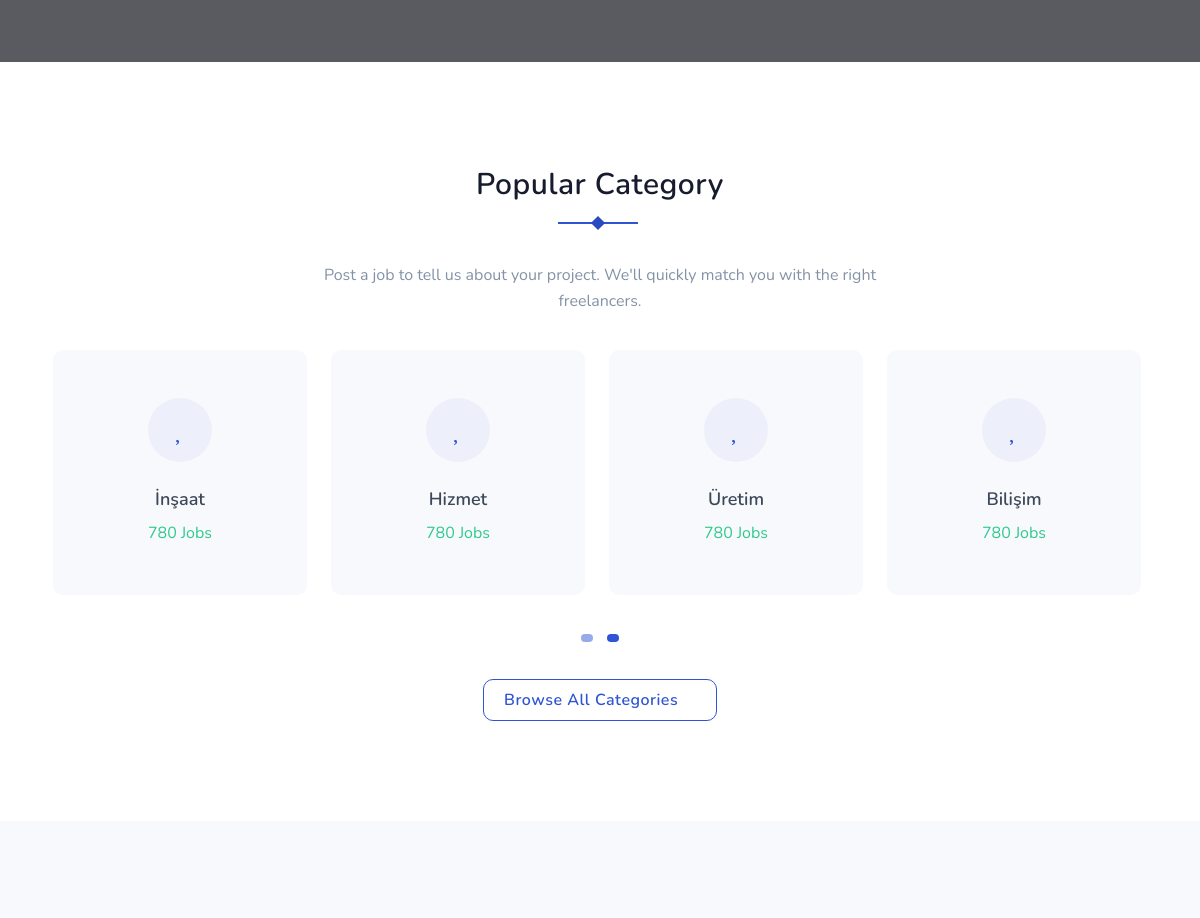
Before: / (middle part) with the older database file.
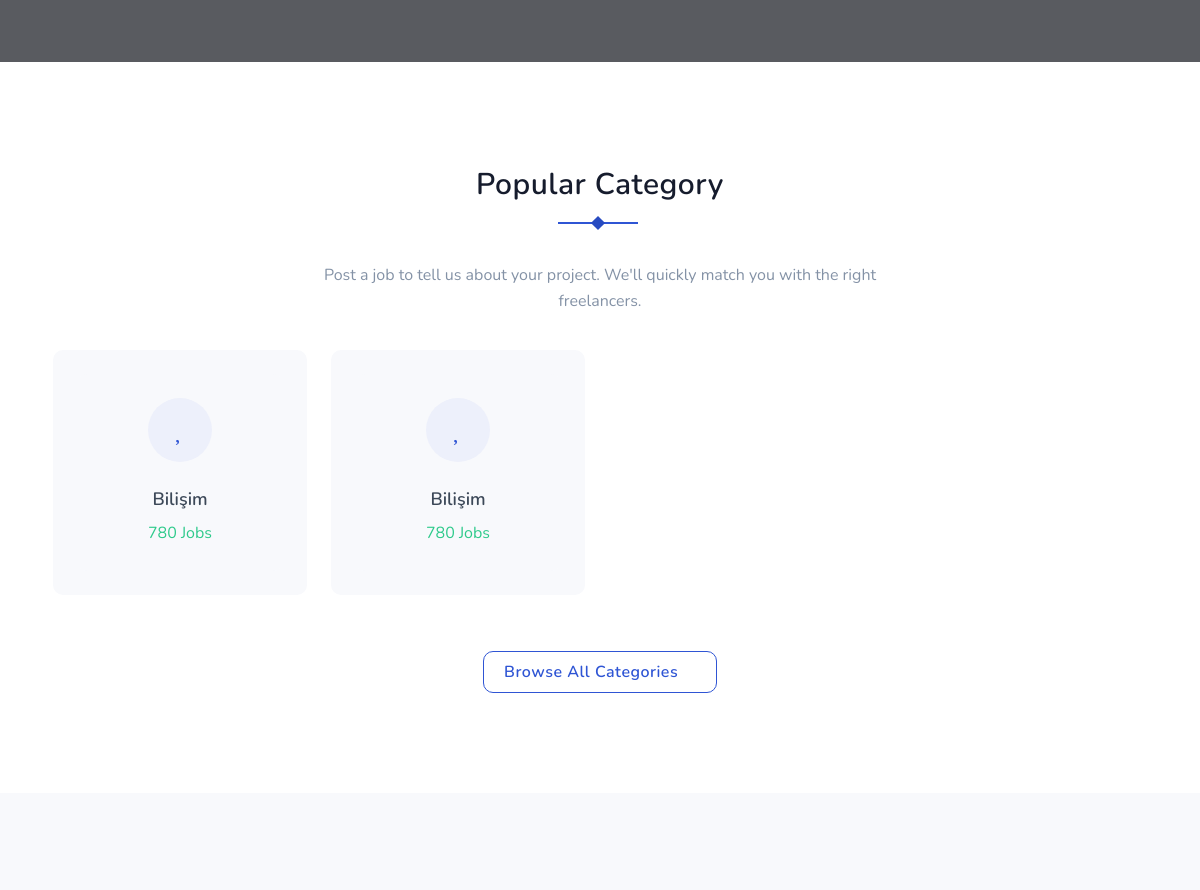
After: the same page with the newer database file.
### job/models.py (models this page shows, shortened)
class Job(models.Model):
    STATUS = (
        ('True', 'Evet'),
        ('False', 'Hayır'),
    )
    company = models.ForeignKey(Company, related_name='children', on_delete=models.CASCADE)
    profession = models.CharField(max_length=30)
    description = RichTextUploadingField(blank=True)
    category = models.CharField(max_length=30)
    city = models.CharField(max_length=20)
    create_at = models.DateTimeField(auto_now_add=True)
    update_at = models.DateTimeField(auto_now=True)
    status = models.CharField(max_length=10, choices=STATUS)
    slug = models.SlugField(null=False, unique=True)

### home/views.py (the view)
# urls.py: path('', views.index, name='index'),
def index(request):
    setting = Setting.objects.get(id=1)
    populerCategories = Job.objects.all()
    page = "home"
    context = {'setting': setting,
               'page': page,
               'populerCategories': populerCategories,
               }
    return render(request, 'index.html', context)

### home/templates/index.html (shortened to what this page needs)
{% extends 'homebase.html' %}
{% block body %} {% include 'content.html' %}  {% endblock %}

### home/templates/homebase.html (shortened to what this page needs)
<html lang="en" class="no-js">
<head>
    {% load static %}
    <link rel="stylesheet" href="{% static 'css/bootstrap.min.css' %}" type="text/css">
    <link rel="stylesheet" type="text/css" href="{% static 'css/materialdesignicons.min.css' %}"/>
    <link rel="stylesheet" type="text/css" href="{% static 'css/fontawesome.css' %}"/>
    <link rel="stylesheet" type="text/css" href="{% static 'css/selectize.css' %}"/>
    <link rel="stylesheet" type="text/css" href="{% static 'css/nice-select.css' %}"/>
    <link rel="stylesheet" href="{% static 'css/owl.carousel.css' %}"/>
    <link rel="stylesheet" href="{% static 'css/owl.theme.css' %}"/>
    <link rel="stylesheet" href="{% static 'css/owl.transitions.css' %}"/>
    <link rel="stylesheet" type="text/css" href="{% static 'css/style.css' %}"/>
</head>
<body>
{% block body %} {% endblock %}
</body>
</html>

### home/templates/header.html (shortened to what this page needs)
   {% load static %}

### home/templates/content.html (shortened to what this page needs)
    {% load static %}
    <section class="bg-home" style="background: url('https://via.placeholder.com/2000X1333//88929f/5a6270C/O https://placeholder.com/') center center;">
        <div class="bg-overlay"></div>
    </section>
    <section class="section">
        <div class="container">
            <div class="row justify-content-center">
                <div class="col-12">
                    <div class="section-title text-center mb-4 pb-2">
                        <h4 class="title title-line pb-5">Popular Category</h4>
                        <p class="text-muted para-desc mx-auto mb-1">Post a job to tell us about your project. We'll quickly match you with the right freelancers.</p>
                    </div>
                </div>
            </div>
            <div id="owl-testi" class="owl-carousel owl-theme">
                {% for populerCategory in populerCategories %}
                <div class="citem testi-box rounded p-4 mr-3 ml-2 mb-4 bg-light position-relative">
                    <a href="javascript:void(0)">
                        <div class="popu-category-box bg-light rounded text-center p-4">
                            <div class="popu-category-icon mb-3">
                                <i class="mdi mdi-account d-inline-block rounded-pill h3 text-primary"></i>
                            </div>
                            <div class="popu-category-content">
                                <h5 class="mb-2 text-dark title">{{ populerCategory.category  }}</h5>
                                <p class="text-success mb-0 rounded">780 Jobs</p>
                            </div>
                        </div>
                    </a>
                </div>
                {% endfor %}
            </div>
            <div class="row justify-content-center">
                <div class="col-12 text-center mt-4 pt-2">
                    <a href="javascript:void(0)" class="btn btn-primary-outline">Browse All Categories <i class="mdi mdi-chevron-right"></i></a>
                </div>
            </div>
        </div>
    </section>
    <section class="section bg-light">
    </section>

### home/templates/footer.html (shortened to what this page needs)
    {% load static %}

### home/static/css/style.css (style rules this page uses)
.bg-light { background-color: #f8f9fc !important; }
.text-primary { color: #2f55d4 !important; }
.text-success { color: #2eca8b !important; }
.text-dark { color: #3c4858 !important; }
.text-muted { color: #8492a6 !important; }
.rounded { border-radius: 10px !important; }
.btn { padding: 8px 20px; outline: none; text-decoration: none; font-size: 16px; letter-spacing: 0.5px; -webkit-transition: all 0.3s; transition: all 0.3s; font-weight: 600; border-radius: 10px; }
.btn.btn-primary-outline { border: 1px solid #2f55d4; color: #2f55d4; background-color: transparent; }
body { font-family: "Nunito", sans-serif; overflow-x: hidden !important; font-size: 16px; color: #161c2d; }
h1, h2, h3, h4, h5, h6, .h1, .h2, .h3, .h4, .h5, .h6 { font-family: "Nunito", sans-serif; line-height: 1.5; font-weight: 600; }
a { text-decoration: none !important; }
p { line-height: 1.6; }
.section { padding: 100px 0; position: relative; }
.bg-overlay { background-color: rgba(40, 44, 50, 0.7); position: absolute; top: 0; right: 0; left: 0; bottom: 0; width: 100%; height: 100%; }
.section-title { position: relative; }
.section-title .title { letter-spacing: 0.5px; font-size: 30px; }
.section-title .title.title-line:before { content: ""; position: absolute; height: 2px; width: 80px; left: 50%; top: 60px; text-align: center; background: #2f55d4; margin-left: -42px; }
.section-title .title.title-line:after { content: ""; position: absolute; height: 10px; width: 10px; left: 50%; top: 56px; z-index: 1; text-align: center; background: #284bc1; margin-left: -7px; -webkit-transform: rotate(45deg); transform: rotate(45deg); }
.para-desc { max-width: 600px; }
.bg-home { padding: 300px 0px 175px 0px; background-size: cover; position: relative; background-position: center center; }
.popu-category-box { -webkit-transition: all 0.5s ease; transition: all 0.5s ease; }
.popu-category-box i { width: 64px; height: 64px; line-height: 64px; background: #edf0fb; }
.popu-category-box .popu-category-content .title { font-size: 18px; }

Changed rows visible on the page:
removed Job: category "İnşaat"
removed Job: category "Hizmet"
removed Job: category "Üretim"
added Job: category "Bilişim"
